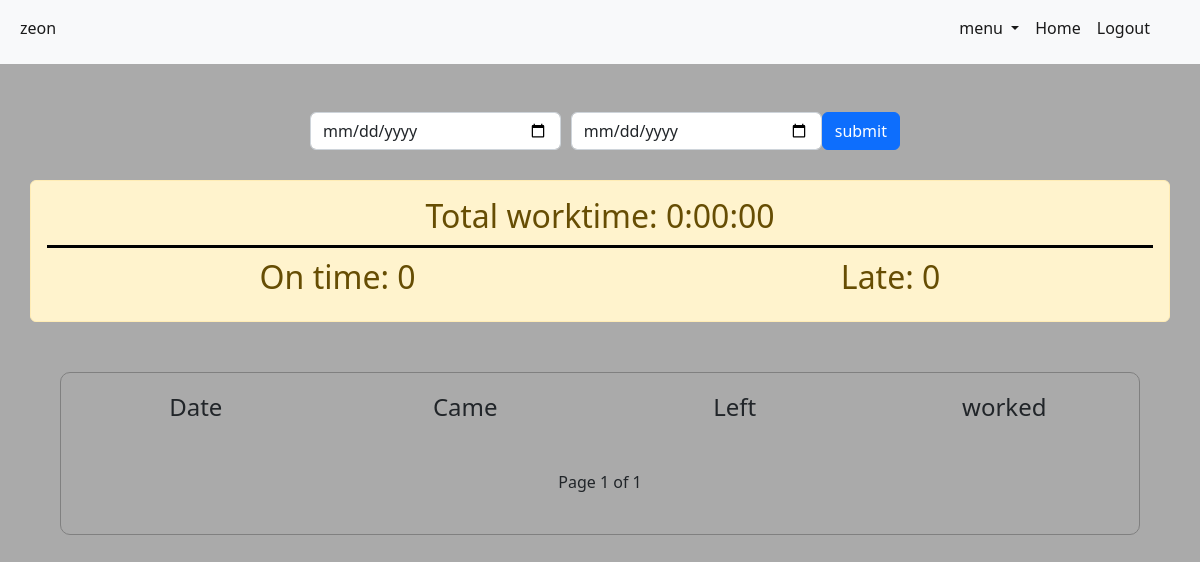
The app's page /accounts/company/test2/1/ (signed in), older data.
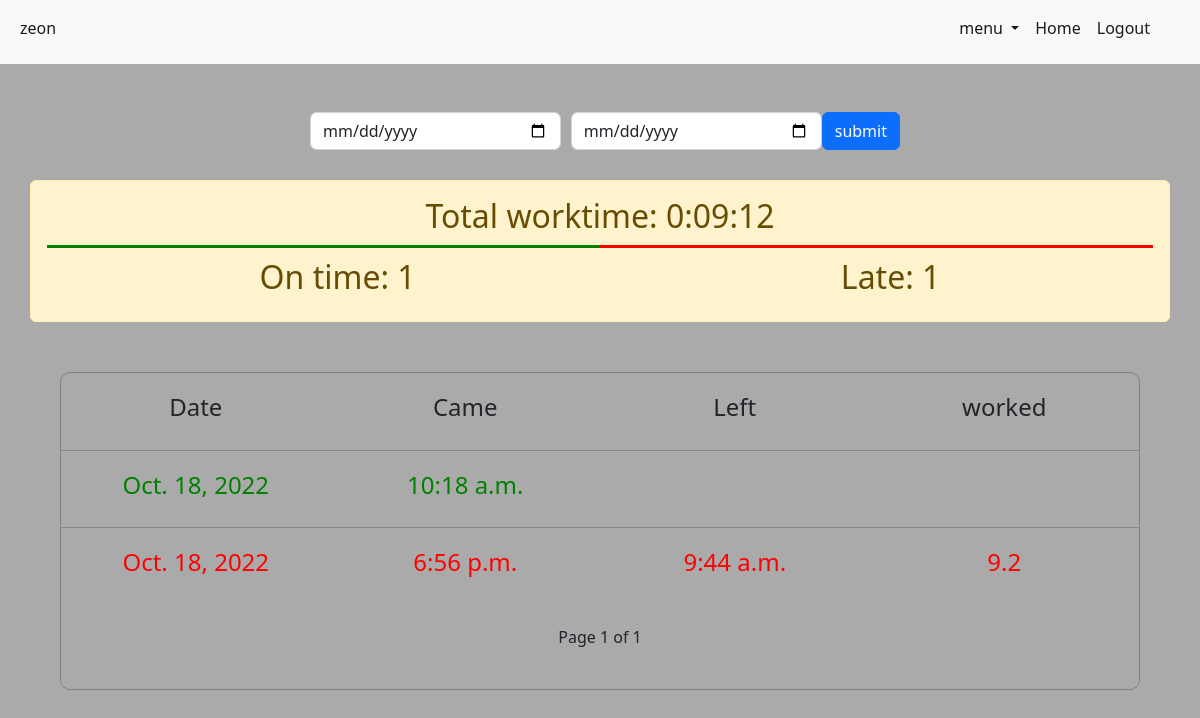
The same page, newer data.
### accounts/models.py (models this page shows)
class WorkTime(models.Model):
    flag = models.BooleanField(default=False)
    start_time = models.TimeField(null=True)
    end_time = models.TimeField(null=True)
    company_id = models.ForeignKey(Company, on_delete=models.CASCADE)
    member_id = models.ForeignKey(Member, on_delete=models.CASCADE)
    created_at = models.DateField(auto_now=True)
    worked = models.FloatField(null=True)
    on_time = models.BooleanField(null=True)

### accounts/permissions.py (the view)
		def wrapper_func(request, *args, **kwargs):
			if request.user.is_member or request.user.is_company:
				return view_func(request, *args, **kwargs)
			else:
				raise PermissionDenied

### accounts/permissions.py (called while the page is built)
def member_or_company_allowed():
	def decorator(view_func):
		def wrapper_func(request, *args, **kwargs):
			if request.user.is_member or request.user.is_company:
				return view_func(request, *args, **kwargs)
			else:
				raise PermissionDenied
		return wrapper_func
	return decorator

### accounts/services.py (called while the page is built)
def see_user_stats(member, request, page):
    dt = datetime.datetime.today().month
    if request.method == "POST":
        start_time = request.POST.get('start_time')
        end_time = request.POST.get('end_time')
        data = WorkTime.objects.filter(member_id=member, created_at__gte=start_time, created_at__lte=end_time)
    else:
        data = WorkTime.objects.filter(member_id=member, created_at__month=dt)
    context = {
        "totalTime": 0,
        "ontime": 0,
        "late": 0,
        "member": member
    }
    return fill_context_user_stat(context, data, page)

### accounts/views.py (called while the page is built)
@member_or_company_allowed()
def seeUserStats(request, user, page=1):
    member = Member.objects.get(member__username=user)
    context = see_user_stats(member, request, page)
    return render(request, "accounts/userStat.html", context)

### accounts/templates/accounts/userStat.html (shortened to what this page needs)
{% extends 'accounts/base.html' %}
{% load static %}
{% block content %}
<div class="mt-5">
    <form action="" method="POST">
        <div class="dateFormMain">
            <input id="startDate" class="form-control" type="date" name="start_time"/>
            <input id="startDate" class="form-control" type="date" name="end_time"/>
            <button type="submit" class="btn btn-primary">submit</button>
        </div>
    </form>
</div>
<div class="userStats container alert alert-warning">
    <h2 class="title-user-stat">Total worktime: {{ totalTime }}</h2>
    <div class="user-stat-line">
        <div class="user-line" id="on_time_line" ></div>
        <div class="user-line" id="late_line" ></div>
    </div>
    <div class="user-attendance">
        <h2>On time: <span id="on_time">{{ ontime }}</span></h2>
        <h2>Late: <span id="late">{{ late }}</span></h2>
    </div>
</div>
<div class="user_stats_main">
    <div class="user_stat">
        <div class="stat_main"><h4>Date</h4></div>
        <div class="stat_main"><h4>Came</h4></div>
        <div class="stat_main"><h4>Left</h4></div>
        <div class="stat_main"><h4>worked</h4></div>
    </div>
    {% for each in data %}
    <hr>
    {% if each.on_time %}
        <div style="color: green;" class="user_stat">
            <div class="stat_main">
                <h4>{{ each.created_at }}</h4>
            </div>
            <div class="stat_main">
                <h4>{{ each.start_time  }}</h4>
            </div>
            <div class="stat_main">
            </div>
            <div class="stat_main">
            </div>
        </div>
    {% else %}
        <div style="color: red;" class="user_stat">
            <div class="stat_main">
                <h4>{{ each.created_at }}</h4>
            </div>
            <div class="stat_main">
                <h4>{{ each.start_time  }}</h4>
            </div>
            <div class="stat_main">
                {% if each.end_time %}
                    <h4>{{ each.end_time }}</h4>
                {% endif %}
            </div>
            <div class="stat_main">
                {% if each.worked %}
                    <h4>{{ each.worked }}</h4>
                {% endif %}
            </div>
        </div>
    {% endif %}
    {% endfor %}
    <div class='pagination justify-content-center'>
        <span class='mx-4'>
        Page {{ data.number }} of {{ data.paginator.num_pages }}
        </span>
    </div>
</div>
{% endblock %}

Row changes from the older to the newer data that the page shows:
added WorkTime: created_at "Oct. 18, 2022", start_time "10:18 a.m."
added WorkTime: created_at "Oct. 18, 2022", start_time "6:56 p.m.", end_time "9:44 a.m.", worked "9.2"
Text that changed along with them:
{{ totalTime }}: "0:00:00" → "0:09:12"
{{ ontime }}: "0" → "1"
{{ late }}: "0" → "1"
